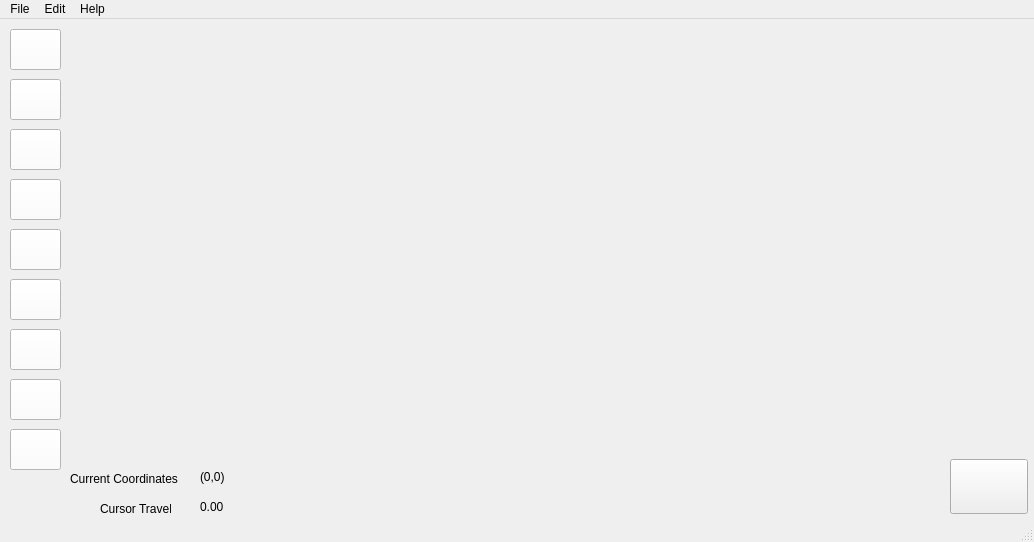
<?xml version="1.0" encoding="UTF-8"?>
<ui version="4.0">
 <class>MainWindow</class>
 <widget class="QMainWindow" name="MainWindow">
  <property name="geometry">
   <rect>
    <x>0</x>
    <y>0</y>
    <width>1034</width>
    <height>542</height>
   </rect>
  </property>
  <property name="minimumSize">
   <size>
    <width>1034</width>
    <height>542</height>
   </size>
  </property>
  <property name="maximumSize">
   <size>
    <width>1034</width>
    <height>542</height>
   </size>
  </property>
  <property name="windowTitle">
   <string>Plan Maker</string>
  </property>
  <widget class="QWidget" name="centralwidget">
   <widget class="QPushButton" name="generateButton">
    <property name="geometry">
     <rect>
      <x>10</x>
      <y>360</y>
      <width>51</width>
      <height>41</height>
     </rect>
    </property>
    <property name="styleSheet">
     <string notr="true">background-color : white;</string>
    </property>
    <property name="text">
     <string/>
    </property>
    <property name="icon">
     <iconset>
      <normaloff>icons/icons8-create-30.png</normaloff>icons/icons8-create-30.png</iconset>
    </property>
    <property name="iconSize">
     <size>
      <width>30</width>
      <height>30</height>
     </size>
    </property>
    <property name="checkable">
     <bool>true</bool>
    </property>
   </widget>
   <widget class="QPushButton" name="circleButton">
    <property name="geometry">
     <rect>
      <x>10</x>
      <y>60</y>
      <width>51</width>
      <height>41</height>
     </rect>
    </property>
    <property name="styleSheet">
     <string notr="true">background-color : white;</string>
    </property>
    <property name="text">
     <string/>
    </property>
    <property name="icon">
     <iconset>
      <normaloff>icons/icons8-circle-30.png</normaloff>icons/icons8-circle-30.png</iconset>
    </property>
    <property name="iconSize">
     <size>
      <width>30</width>
      <height>30</height>
     </size>
    </property>
    <property name="checkable">
     <bool>true</bool>
    </property>
   </widget>
   <widget class="QPushButton" name="polygonButton">
    <property name="geometry">
     <rect>
      <x>10</x>
      <y>210</y>
      <width>51</width>
      <height>41</height>
     </rect>
    </property>
    <property name="styleSheet">
     <string notr="true">background-color : white;</string>
    </property>
    <property name="text">
     <string/>
    </property>
    <property name="icon">
     <iconset>
      <normaloff>icons/icons8-polygon-30.png</normaloff>icons/icons8-polygon-30.png</iconset>
    </property>
    <property name="iconSize">
     <size>
      <width>30</width>
      <height>30</height>
     </size>
    </property>
    <property name="checkable">
     <bool>true</bool>
    </property>
   </widget>
   <widget class="QPushButton" name="lineButton">
    <property name="geometry">
     <rect>
      <x>10</x>
      <y>110</y>
      <width>51</width>
      <height>41</height>
     </rect>
    </property>
    <property name="styleSheet">
     <string notr="true">background-color : white;</string>
    </property>
    <property name="text">
     <string/>
    </property>
    <property name="icon">
     <iconset>
      <normaloff>icons/icons8-horizontal-line-30.png</normaloff>icons/icons8-horizontal-line-30.png</iconset>
    </property>
    <property name="iconSize">
     <size>
      <width>30</width>
      <height>30</height>
     </size>
    </property>
    <property name="checkable">
     <bool>true</bool>
    </property>
   </widget>
   <widget class="QPushButton" name="nlineButton">
    <property name="geometry">
     <rect>
      <x>10</x>
      <y>160</y>
      <width>51</width>
      <height>41</height>
     </rect>
    </property>
    <property name="styleSheet">
     <string notr="true">background-color : white;</string>
    </property>
    <property name="text">
     <string/>
    </property>
    <property name="icon">
     <iconset>
      <normaloff>icons/icons8-polyline-30.png</normaloff>icons/icons8-polyline-30.png</iconset>
    </property>
    <property name="iconSize">
     <size>
      <width>30</width>
      <height>30</height>
     </size>
    </property>
    <property name="checkable">
     <bool>true</bool>
    </property>
   </widget>
   <widget class="QPushButton" name="textButton">
    <property name="geometry">
     <rect>
      <x>10</x>
      <y>260</y>
      <width>51</width>
      <height>41</height>
     </rect>
    </property>
    <property name="styleSheet">
     <string notr="true">background-color : white;</string>
    </property>
    <property name="text">
     <string/>
    </property>
    <property name="icon">
     <iconset>
      <normaloff>icons/icons8-text-box-30.png</normaloff>icons/icons8-text-box-30.png</iconset>
    </property>
    <property name="iconSize">
     <size>
      <width>30</width>
      <height>30</height>
     </size>
    </property>
    <property name="checkable">
     <bool>true</bool>
    </property>
   </widget>
   <widget class="QPushButton" name="furnitureButton">
    <property name="geometry">
     <rect>
      <x>10</x>
      <y>310</y>
      <width>51</width>
      <height>41</height>
     </rect>
    </property>
    <property name="styleSheet">
     <string notr="true">background-color : white;</string>
    </property>
    <property name="text">
     <string/>
    </property>
    <property name="icon">
     <iconset>
      <normaloff>icons/icons8-table-30.png</normaloff>icons/icons8-table-30.png</iconset>
    </property>
    <property name="iconSize">
     <size>
      <width>30</width>
      <height>30</height>
     </size>
    </property>
    <property name="checkable">
     <bool>true</bool>
    </property>
   </widget>
   <widget class="QPushButton" name="pickerButton">
    <property name="geometry">
     <rect>
      <x>10</x>
      <y>410</y>
      <width>51</width>
      <height>41</height>
     </rect>
    </property>
    <property name="styleSheet">
     <string notr="true">background-color : white;</string>
    </property>
    <property name="text">
     <string/>
    </property>
    <property name="icon">
     <iconset>
      <normaloff>icons/icons8-paint-palette-30.png</normaloff>icons/icons8-paint-palette-30.png</iconset>
    </property>
    <property name="iconSize">
     <size>
      <width>30</width>
      <height>30</height>
     </size>
    </property>
    <property name="checkable">
     <bool>true</bool>
    </property>
   </widget>
   <widget class="QLabel" name="label">
    <property name="geometry">
     <rect>
      <x>70</x>
      <y>452</y>
      <width>111</width>
      <height>16</height>
     </rect>
    </property>
    <property name="text">
     <string>Current Coordinates</string>
    </property>
   </widget>
   <widget class="QLabel" name="label_2">
    <property name="geometry">
     <rect>
      <x>100</x>
      <y>480</y>
      <width>71</width>
      <height>20</height>
     </rect>
    </property>
    <property name="text">
     <string>Cursor Travel</string>
    </property>
   </widget>
   <widget class="QPushButton" name="nextFurnitureButton">
    <property name="geometry">
     <rect>
      <x>950</x>
      <y>440</y>
      <width>78</width>
      <height>55</height>
     </rect>
    </property>
    <property name="minimumSize">
     <size>
      <width>78</width>
      <height>55</height>
     </size>
    </property>
    <property name="maximumSize">
     <size>
      <width>78</width>
      <height>55</height>
     </size>
    </property>
    <property name="text">
     <string/>
    </property>
    <property name="iconSize">
     <size>
      <width>80</width>
      <height>50</height>
     </size>
    </property>
   </widget>
   <widget class="QWidget" name="horizontalLayoutWidget">
    <property name="geometry">
     <rect>
      <x>80</x>
      <y>0</y>
      <width>951</width>
      <height>441</height>
     </rect>
    </property>
    <layout class="QHBoxLayout" name="horizontalLayout">
     <item>
      <widget class="QLabel" name="canvas">
       <property name="sizePolicy">
        <sizepolicy hsizetype="MinimumExpanding" vsizetype="MinimumExpanding">
         <horstretch>0</horstretch>
         <verstretch>0</verstretch>
        </sizepolicy>
       </property>
       <property name="text">
        <string/>
       </property>
      </widget>
     </item>
    </layout>
   </widget>
   <widget class="QPushButton" name="rectButton">
    <property name="geometry">
     <rect>
      <x>10</x>
      <y>10</y>
      <width>51</width>
      <height>41</height>
     </rect>
    </property>
    <property name="styleSheet">
     <string notr="true">background-color : white;</string>
    </property>
    <property name="text">
     <string/>
    </property>
    <property name="icon">
     <iconset>
      <normaloff>icons/icons8-rectangular-30.png</normaloff>icons/icons8-rectangular-30.png</iconset>
    </property>
    <property name="iconSize">
     <size>
      <width>30</width>
      <height>30</height>
     </size>
    </property>
    <property name="checkable">
     <bool>true</bool>
    </property>
   </widget>
   <widget class="QLabel" name="label_3">
    <property name="geometry">
     <rect>
      <x>200</x>
      <y>450</y>
      <width>71</width>
      <height>16</height>
     </rect>
    </property>
    <property name="text">
     <string>(0,0)</string>
    </property>
   </widget>
   <widget class="QLabel" name="label_4">
    <property name="geometry">
     <rect>
      <x>200</x>
      <y>480</y>
      <width>471</width>
      <height>16</height>
     </rect>
    </property>
    <property name="text">
     <string>0.00</string>
    </property>
   </widget>
  </widget>
  <widget class="QMenuBar" name="menubar">
   <property name="geometry">
    <rect>
     <x>0</x>
     <y>0</y>
     <width>1034</width>
     <height>21</height>
    </rect>
   </property>
   <widget class="QMenu" name="menuFile">
    <property name="title">
     <string>File</string>
    </property>
    <addaction name="actionNew"/>
    <addaction name="actionOpen"/>
    <addaction name="actionSave"/>
    <addaction name="actionSave_Report"/>
    <addaction name="actionExit"/>
   </widget>
   <widget class="QMenu" name="menuEdit">
    <property name="title">
     <string>Edit</string>
    </property>
    <addaction name="actionClear"/>
    <addaction name="actionHorozontal_Flip"/>
    <addaction name="actionVertical_Flip"/>
    <addaction name="actionColor_Invert"/>
    <addaction name="actionUndo"/>
   </widget>
   <widget class="QMenu" name="menuHelp">
    <property name="title">
     <string>Help</string>
    </property>
    <addaction name="actionAbout"/>
   </widget>
   <addaction name="menuFile"/>
   <addaction name="menuEdit"/>
   <addaction name="menuHelp"/>
  </widget>
  <widget class="QStatusBar" name="statusbar"/>
  <action name="actionNew">
   <property name="icon">
    <iconset>
     <normaloff>icons/new.png</normaloff>icons/new.png</iconset>
   </property>
   <property name="text">
    <string>New</string>
   </property>
  </action>
  <action name="actionOpen">
   <property name="icon">
    <iconset>
     <normaloff>icons/application-import.png</normaloff>icons/application-import.png</iconset>
   </property>
   <property name="text">
    <string>Open</string>
   </property>
  </action>
  <action name="actionSave">
   <property name="icon">
    <iconset>
     <normaloff>icons/application-export.png</normaloff>icons/application-export.png</iconset>
   </property>
   <property name="text">
    <string>Save</string>
   </property>
  </action>
  <action name="actionSave_Report">
   <property name="icon">
    <iconset>
     <normaloff>icons/icons8-pdf-16.png</normaloff>icons/icons8-pdf-16.png</iconset>
   </property>
   <property name="text">
    <string>Save Report</string>
   </property>
  </action>
  <action name="actionExit">
   <property name="icon">
    <iconset>
     <normaloff>icons/icons8-off-16.png</normaloff>icons/icons8-off-16.png</iconset>
   </property>
   <property name="text">
    <string>Exit</string>
   </property>
  </action>
  <action name="actionClear">
   <property name="icon">
    <iconset>
     <normaloff>icons/icons8-erase-16.png</normaloff>icons/icons8-erase-16.png</iconset>
   </property>
   <property name="text">
    <string>Clear</string>
   </property>
  </action>
  <action name="actionDocs">
   <property name="icon">
    <iconset>
     <normaloff>icons/icons8-help-16.png</normaloff>icons/icons8-help-16.png</iconset>
   </property>
   <property name="text">
    <string>Docs</string>
   </property>
  </action>
  <action name="actionAbout">
   <property name="icon">
    <iconset>
     <normaloff>icons/icons8-about-16.png</normaloff>icons/icons8-about-16.png</iconset>
   </property>
   <property name="text">
    <string>About</string>
   </property>
  </action>
  <action name="actionHorozontal_Flip">
   <property name="icon">
    <iconset>
     <normaloff>icons/icons8-horizontal-16.png</normaloff>icons/icons8-horizontal-16.png</iconset>
   </property>
   <property name="text">
    <string>Horozontal Flip</string>
   </property>
  </action>
  <action name="actionVertical_Flip">
   <property name="icon">
    <iconset>
     <normaloff>icons/icons8-vertical-16.png</normaloff>icons/icons8-vertical-16.png</iconset>
   </property>
   <property name="text">
    <string>Vertical Flip</string>
   </property>
  </action>
  <action name="actionColor_Invert">
   <property name="icon">
    <iconset>
     <normaloff>icons/icons8-invert-colors-16.png</normaloff>icons/icons8-invert-colors-16.png</iconset>
   </property>
   <property name="text">
    <string>Color Invert</string>
   </property>
  </action>
  <action name="actionUndo">
   <property name="icon">
    <iconset>
     <normaloff>icons/icons8-undo-16.png</normaloff>icons/icons8-undo-16.png</iconset>
   </property>
   <property name="text">
    <string>Undo</string>
   </property>
   <property name="shortcut">
    <string>Ctrl+Z</string>
   </property>
  </action>
 </widget>
 <resources/>
 <connections/>
</ui>
